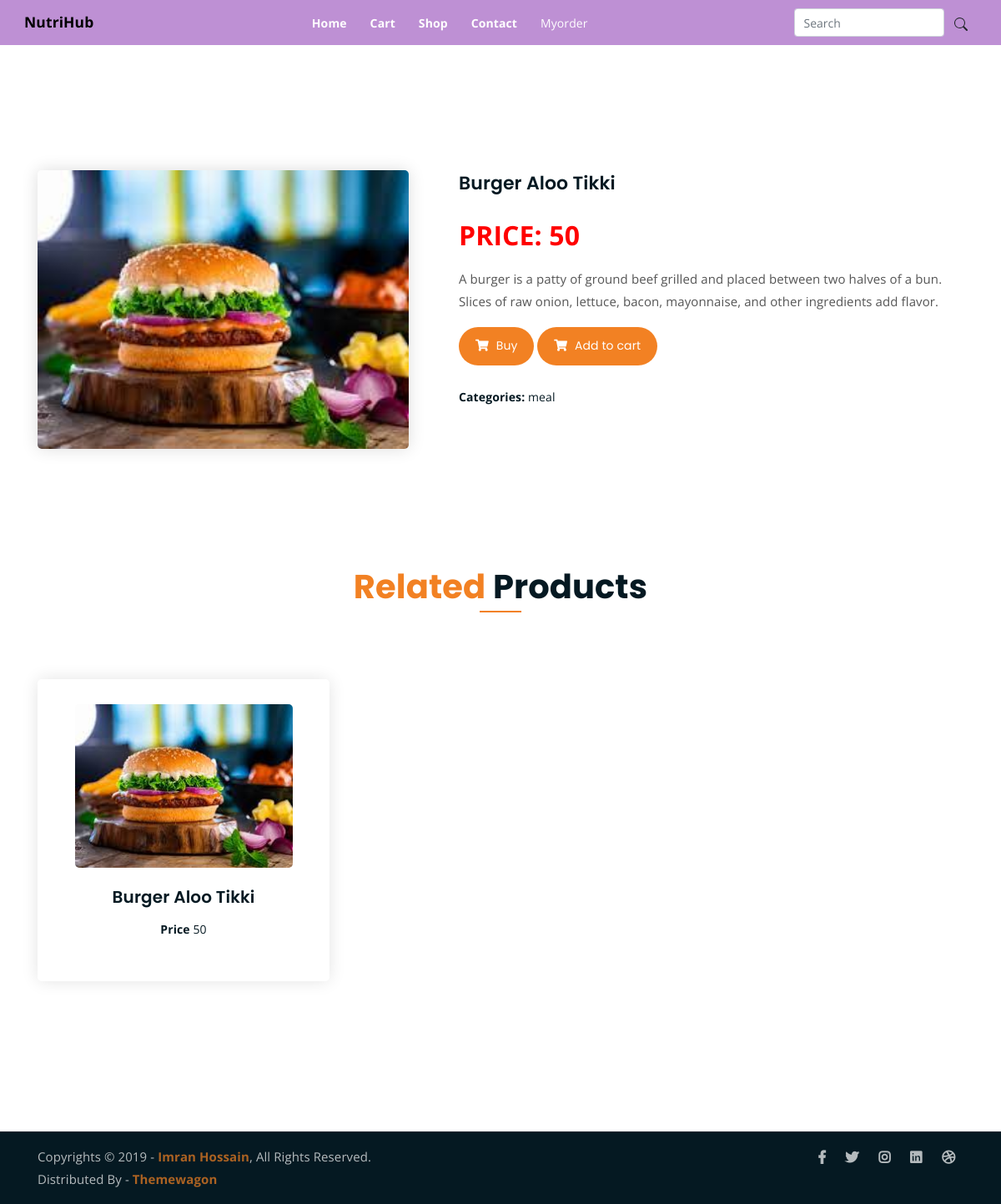
The page /shop/products/1 on the database its author committed.
### shop/models.py (models this page shows, shortened)
class Food(models.Model):
    Id=models.AutoField
    Food_Name=models.CharField(max_length=120)
    Food_Description=models.CharField(max_length=200,default="")
    Category=models.CharField(max_length=20,default="")
    sub_categoty = models.CharField(max_length=20, default="")
    Price=models.IntegerField(default="0")
    Product_image=models.ImageField(upload_to="shop/images",default="")
    product_Date=models.DateField()

### shop/views.py (the view)
# urls.py: path('shop/products/<int:id>', views.product, name="prod"),
def product(request,id):
      myid=id
      products=Food.objects.filter(id=myid)
      aprod = []
      catprod = Food.objects.values('Category', 'id')
      cats = {item['Category'] for item in catprod}
      for cat in cats:
          prod = Food.objects.filter(Category=products[0].Category)
          n = len(prod)
          nos = n // 4 + ceil((n / 4) - (n // 4))
          aprod.append([prod, range(1, nos), nos])
      print(products[0].Category)
      return render(request, "shop/product.html", {'product': products[0], 'allprod': aprod})

### shop/templates/shop/product.html (shortened to what this page needs)
<!DOCTYPE html>
<html lang="en">
<head>
	{% load static %}
	<link rel="stylesheet" href="{%static 'shop/css/all.min.css'%}">
	<link rel="stylesheet" href="{%static 'shop/bootstrap/css/bootstrap.min.css'%}">
	<link rel="stylesheet" href="{%static 'shop/css/owl.carousel.css'%}">
	<link rel="stylesheet" href="{%static 'shop/css/magnific-popup.css'%}">
	<link rel="stylesheet" href="{%static 'shop/css/animate.css'%}">
	<link rel="stylesheet" href="{%static 'shop/css/meanmenu.min.css'%}">
	<link rel="stylesheet" href="{%static 'shop/css/main.css'%}">
	<link rel="stylesheet" href="{%static 'shop/css/responsive.css'%}">
</head>
<body>
    <nav class="navbar navbar-expand-lg" style="background-color:#BE90D4">
  <div class="container-fluid">
       <a class="navbar-brand" href="/shop/shop" style="color:black"><b>NutriHub</b></a>
    <div class="collapse navbar-collapse" id="navbarSupportedContent">
      <ul class="navbar-nav me-auto mb-2 mb-lg-0">
        <li class="nav-item">
          <a class="nav-link active" aria-current="page" href="/shop/shop">Home</a>
        </li>
        <li class="nav-item">
          <a class="nav-link" href="/shop/cart">Cart</a>
        </li>
		    <li class="nav-item">
          <a class="nav-link" href="/shop/shop">Shop</a>
        </li>
       <li class="nav-item">
          <a class="nav-link" href="/shop/contact">Contact</a>
        </li>
                        <li>   <a class="nav-link active" aria-current="page" data-toggle="modal" data-target="#exampleModal" style="color:white">Myorder</a></li>
      </ul>
      <form class="d-flex" role="search" action="/shop/searchu" method="post"> {% csrf_token %}
        <input class="form-control me-2" type="search" placeholder="Search" aria-label="Search" name="search">
        <button class="btn" type="submit"></button>
      </form>
    </div>
  </div>
</nav>
	<div class="single-product mt-150 mb-150">
		<div class="container">
			<div class="row">
				<div class="col-md-5">
					<div class="single-product-img">
						<img src="\media\{{product.Product_image}}" alt="" style="width:50vw">
					</div>
				</div>
				<div class="col-md-7">
					<div class="single-product-content">
						<h3 id="name{{product.id}}">{{product.Food_Name}}</h3>
						<p class="single-product-pricing"id="price{{product.id}}" style="color:red">PRICE:  {{product.Price}} </p>
						<p>{{product.Food_Description}}</p>
							<a href="/shop/cart" class="cart-btn clicked" id="pr{{product.id}}"><i class="fas fa-shopping-cart"></i> Buy</a>
						<span id="divpr{{product.id}}" class="divpr">
							<a id="pr{{product.id}}" class="cart-btn cart"><i class="fas fa-shopping-cart "></i> Add to cart</a>
							  </span>
						<br><br>
							<span><strong>Categories: </strong>{{product.Category}}</span>
						</div>
					</div>
				</div>
			</div>
		</div>
	<div class="more-products mb-150">
		<div class="container">
			<div class="row">
				<div class="col-lg-8 offset-lg-2 text-center">
					<div class="section-title">
						<h3><span class="orange-text">Related</span> Products</h3>
					</div>
				</div>
			</div>
			<div class="row">
				 {% for product,range,nos in allprod %}
                           {% for i in product %}
				<div class="col-lg-4 col-md-6 text-center strawberry">
					<div class="single-product-item">
						<div class="product-image">
							<a href="/shop/products/{{i.id}}"><img src="\media\{{i.Product_image}}" alt=""></a>
						</div>
						<h3>{{i.Food_Name}}</h3>
						<span><b>Price</b> {{i.Price}}</span>
					</div>
				</div>
				{%endfor%} {%endfor%}
			</div>
		</div>
	</div>
	<div class="copyright">
		<div class="container">
			<div class="row">
				<div class="col-lg-6 col-md-12">
					<p>Copyrights &copy; 2019 - <a href="https://imransdesign.com/">Imran Hossain</a>,  All Rights Reserved.<br>
						Distributed By - <a href="https://themewagon.com/">Themewagon</a>
					</p>
				</div>
				<div class="col-lg-6 text-right col-md-12">
					<div class="social-icons">
						<ul>
							<li><a href="#" target="_blank"><i class="fab fa-facebook-f"></i></a></li>
							<li><a href="#" target="_blank"><i class="fab fa-twitter"></i></a></li>
							<li><a href="#" target="_blank"><i class="fab fa-instagram"></i></a></li>
							<li><a href="#" target="_blank"><i class="fab fa-linkedin"></i></a></li>
							<li><a href="#" target="_blank"><i class="fab fa-dribbble"></i></a></li>
						</ul>
					</div>
				</div>
			</div>
		</div>
	</div>
</body>
</html>

### shop/static/shop/css/main.css (style rules this page uses)
html { font-size: 14px; font-weight: 400; line-height: 28px; height: 100%; }
body { font-family: "Open Sans", sans-serif; font-weight: 400; font-size: 1rem; letter-spacing: 0.1px; line-height: 1.8; color: #051922; overflow-x: hidden; }
body img { max-width: 100%; }
a { cursor: pointer; text-decoration: none; -webkit-transition: all 0.2s ease-in-out; -o-transition: all 0.2s ease-in-out; transition: all 0.2s ease-in-out; }
h1, .h1, h2, .h2, h3, .h3, h4, .h4, h5, .h5, h6, .h6 { font-family: "Poppins", sans-serif; font-weight: 700; margin: 0 0 1.25rem 0; color: #051922; }
h1:last-child, .h1:last-child, h2:last-child, .h2:last-child, h3:last-child, .h3:last-child, h4:last-child, .h4:last-child, h5:last-child, .h5:last-child, h6:last-child, .h6:last-child { margin: 0; }
h3, .h3 { font-size: 2rem; font-weight: 700; line-height: 2.25rem; }
p { font-family: "Open Sans", sans-serif; font-weight: 400; font-size: 1rem; letter-spacing: 0.1px; line-height: 1.8; color: #051922; margin: 0 0 1.25rem 0; }
p:last-child { margin: 0; }
.mt-150 { margin-top: 150px; }
.mb-150 { margin-bottom: 150px; }
.orange-text { color: #F28123; }
a.boxed-btn, a.bordered-btn, a.cart-btn { border-radius: 50px; }
.section-title h3 { font-size: 40px; position: relative; padding-bottom: 15px; }
.section-title h3:after { position: absolute; content: ''; left: 0px; right: 0px; bottom: 0px; width: 50px; height: 2px; background-color: #F28123; margin: 0 auto; }
.section-title { margin-bottom: 80px; }
ul.navbar-nav li.nav-item a.nav-link, ul.navbar-nav li.nav-item.active a.nav-link { color: #fff; font-weight: 700; margin-right: 14px; }
ul.navbar-nav { margin: 0 auto; }
.copyright { background-color: #051922; border-top: 1px solid #232a35; }
.copyright p { margin: 0; color: #fff; opacity: 0.7; padding: 16px 0; font-size: 15px; }
.copyright a { color: #F28123; font-weight: 700; }
.social-icons ul { margin: 0; padding: 0; list-style: none; }
.social-icons ul li { display: inline-block; }
.social-icons ul li a { font-size: 16px; color: #fff; opacity: 0.7; padding: 16px 10px; display: block; }
a.navbar-brand { -webkit-transition: 0.3s; -o-transition: 0.3s; transition: 0.3s; }
.social-icons ul li a { -webkit-transition: 0.3s; -o-transition: 0.3s; transition: 0.3s; }
.product-image img { -webkit-transition: 0.3s; -o-transition: 0.3s; transition: 0.3s; }
a.cart-btn { -webkit-transition: 0.3s; -o-transition: 0.3s; transition: 0.3s; }
.single-product-item { -webkit-transition: 0.3s; -o-transition: 0.3s; transition: 0.3s; }
html, body { height: 100%; }
.single-product-item { margin-bottom: 30px; }
.product-image { padding: 30px; padding-bottom: 0; }
.product-image img { width: 90%; border-radius: 5px; margin-bottom: 20px; }
.single-product-item h3 { font-size: 20px; font-weight: 600; margin-bottom: 10px; }
a.cart-btn { font-family: 'Poppins', sans-serif; display: inline-block; background-color: #F28123; color: #fff; padding: 10px 20px; }
a.cart-btn i { margin-right: 5px; }
.single-product-img img { border-radius: 5px; -webkit-box-shadow: 0 0 20px #ddd; box-shadow: 0 0 20px #ddd; }
.single-product-content h3 { font-size: 22px; font-weight: 600; }
.single-product-content p { font-size: 15px; color: #555; line-height: 1.8; }
.single-product-content p.single-product-pricing { font-size: 32px; font-weight: 700; margin-bottom: 10px; color: #051922; line-height: inherit; }
.single-product-content { margin-left: 30px; }
.single-product-item { -webkit-box-shadow: 0 0 20px #e4e4e4; box-shadow: 0 0 20px #e4e4e4; padding-bottom: 50px; border-radius: 5px; }

### rows shown on the page
Food: Product_image (picture), Food_Name "Burger Aloo Tikki", Price "50", Food_Description "A burger is a patty of ground beef grilled and placed between two halves of a bun. Slices of raw onion, lettuce, bacon, mayonnaise, and other ingredients add flavor.", Category "meal"
